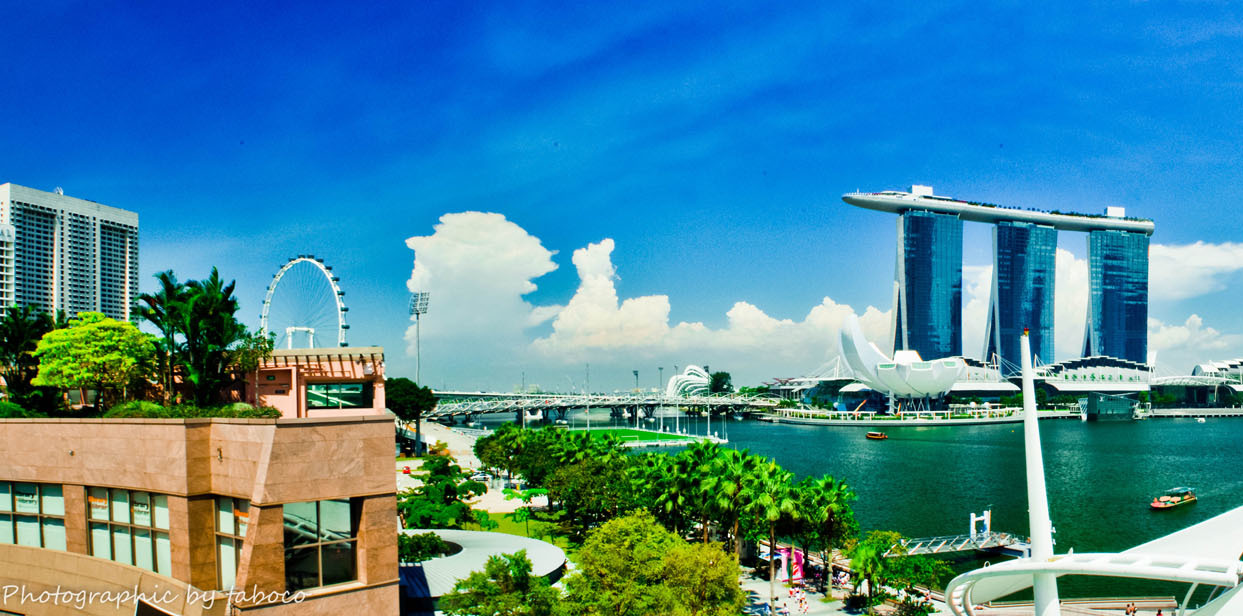
#> input picture HW1/1.jpg, 1243 x 616 px, given in place of 1.png, which was not available
$ python HW2.py
#> lines starting #> are read from the running program, lines starting #| are printed output that depends on the picture; pictures that were not available may be replaced by others from this repository, and a replacement may not be noted
import cv2
import numpy as np
import matplotlib.pyplot as plt
img = cv2.imread('1.png',0)
#> img: shape (616, 1243); min 0, max 255, mean 117.9
height = img.shape[0]
#> height = 616
weight = img.shape[1]
#> weight = 1243
dSobel = np.zeros((height,weight))
reg_res = np.zeros((height,weight))
conv_res = np.zeros((height,weight))
Gx = np.zeros(img.shape)
Gy = np.zeros(img.shape)
#====================Sobel==================================#
for i in range(height-1):
    for j in range(weight-1):
        Gx[i,j]=abs((img[i+1,j-1]+2*img[i+1,j]+img[i+1,j+1])-(img[i-1,j-1]+2*img[i-1,j]+img[i-1,j+1]))
        Gy[i,j]=abs((img[i-1,j-1]+2*img[i,j-1]+img[i+1,j-1])-(img[i-1,j+1]+2*img[i,j+1]+img[i+1,j+1]))
for i in range(height-1):
    for j in range(weight-1):
        if Gx[i,j]>255:
            Gx[i,j]=255
        elif Gx[i,j]<0:
            Gx[i,j]=0
        else:
            Gx[i,j]=Gx[i,j]
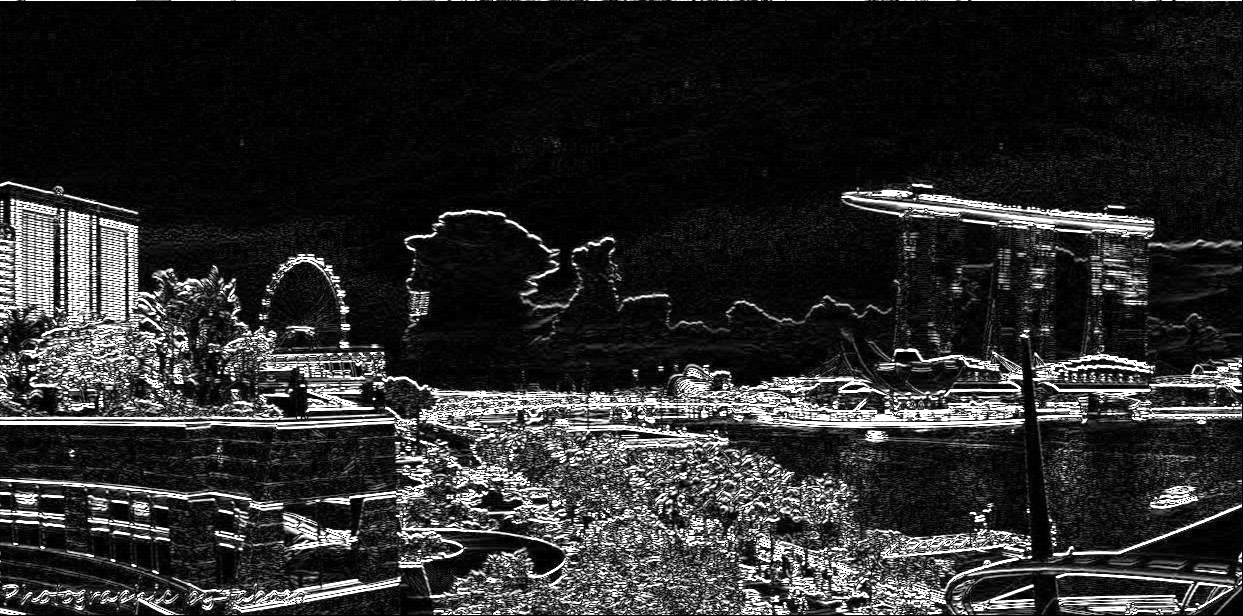
#> Gx: shape (616, 1243) float64; min 0, max 255, mean 43
for i in range(height-1):
    for j in range(weight-1):
        if Gy[i,j]>255:
            Gy[i,j]=255
        elif Gy[i,j]<0:
            Gy[i,j]=0
        else:
            Gy[i,j]=Gy[i,j]
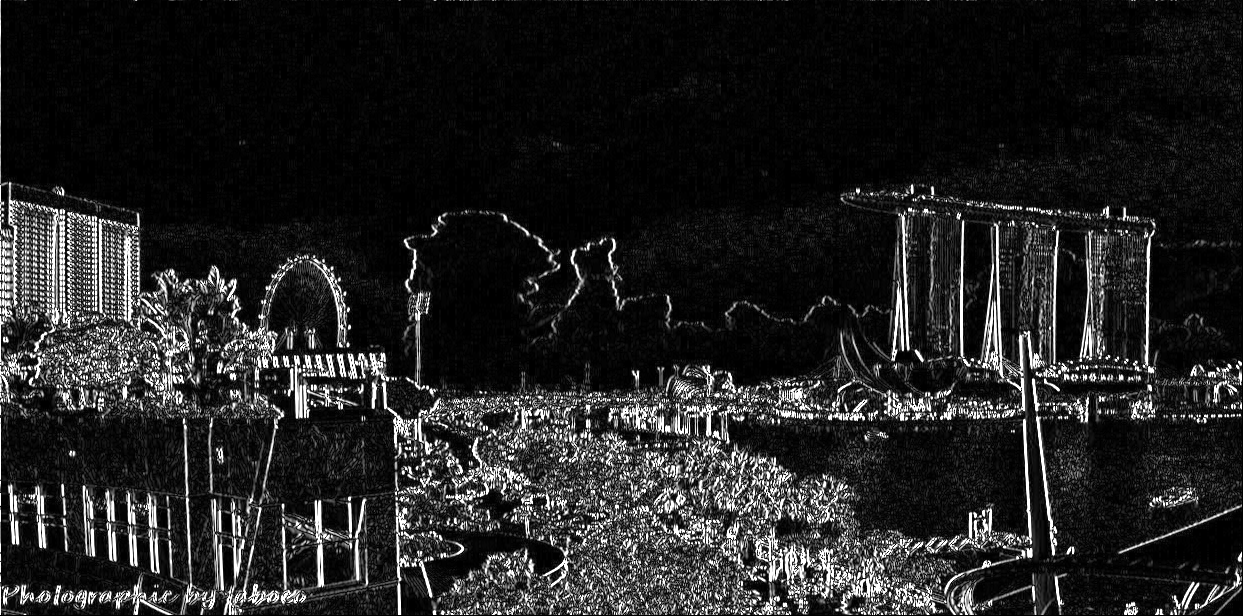
#> Gy: shape (616, 1243) float64; min 0, max 255, mean 34.8
for i in range(height-1):
    for j in range(weight-1):
        dSobel[i,j]=Gx[i,j]+Gy[i,j]
        if dSobel[i,j]>255:
            dSobel[i,j]=255
        elif dSobel[i,j]<0:
            dSobel[i,j]=0
        else:
            dSobel[i,j]=dSobel[i,j]
#====================模糊===================================#
a=1/9
for i in range(height-1):
    for j in range(weight-1):
        dSobel[i,j]=a*dSobel[i-1,j-1]+a*dSobel[i,j-1]+a*dSobel[i+1,j-1]+a*dSobel[i-1,j]+a*dSobel[i,j]+a*dSobel[i+1,j]+a*dSobel[i-1,j+1]+a*dSobel[i,j+1]+a*dSobel[i+1,j+1]
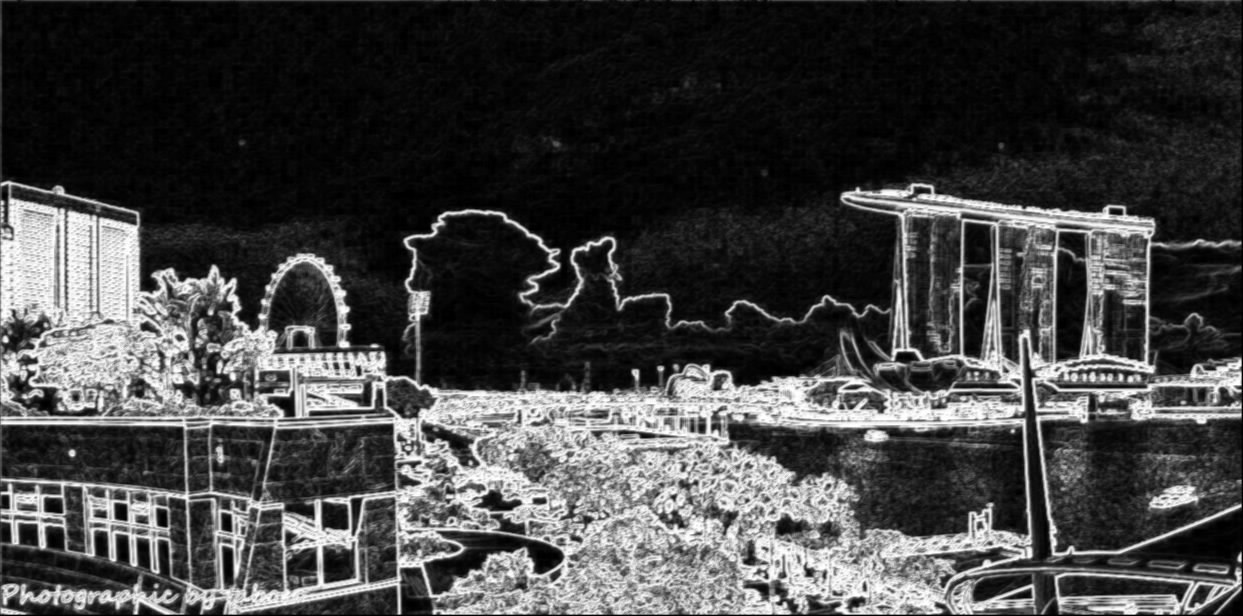
#> dSobel: shape (616, 1243) float64; min 0, max 254.8, mean 67.4
#====================正規[0,1]================================#
reg_res=dSobel/255
#print(dSobel)
#=========================二階微分============================#
b=(-1)
for i in range(1,height-1):
    for j in range(1,weight-1):
        conv_res[i,j]=b*img[i-1,j-1]+b*img[i,j-1]+b*img[i+1,j-1]+b*img[i-1,j]+8*img[i,j]+b*img[i+1,j]+b*img[i-1,j+1]+b*img[i,j+1]+b*img[i+1,j+1]
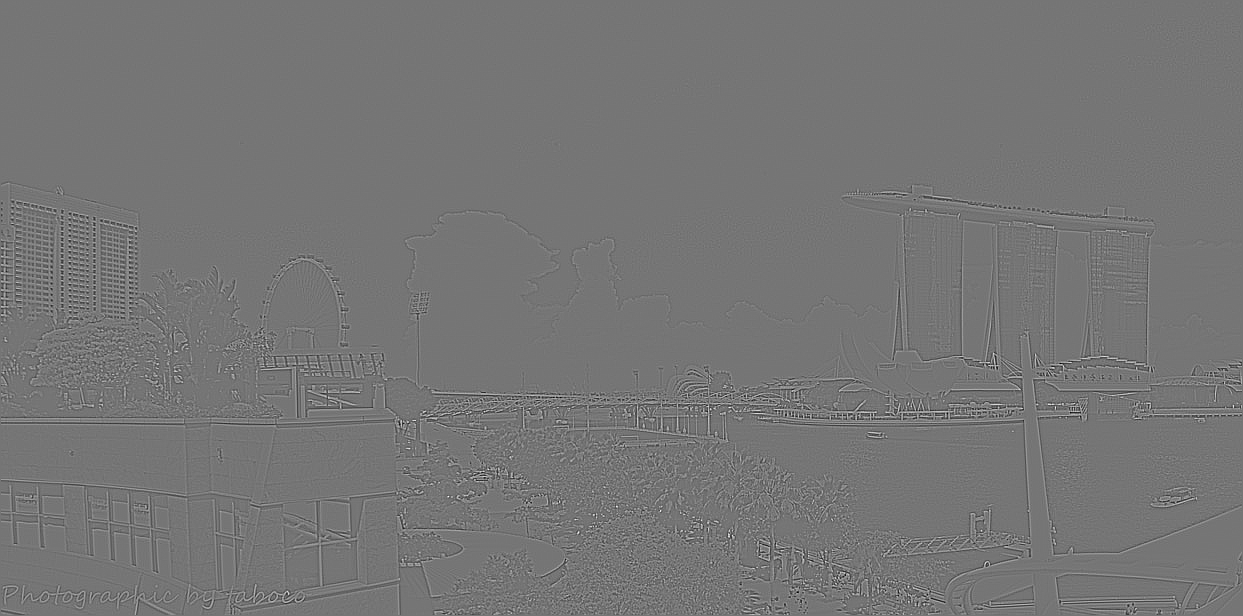
#> conv_res: shape (616, 1243) float64; min -1015, max 1183, mean 0; drawn with min black and max white
for i in range(height-1):
    for j in range(weight-1):
        if conv_res[i,j]>255:
            conv_res[i,j]=255
        elif conv_res[i,j]<0:
            conv_res[i,j]=0
        else:
            conv_res[i,j]=conv_res[i,j]
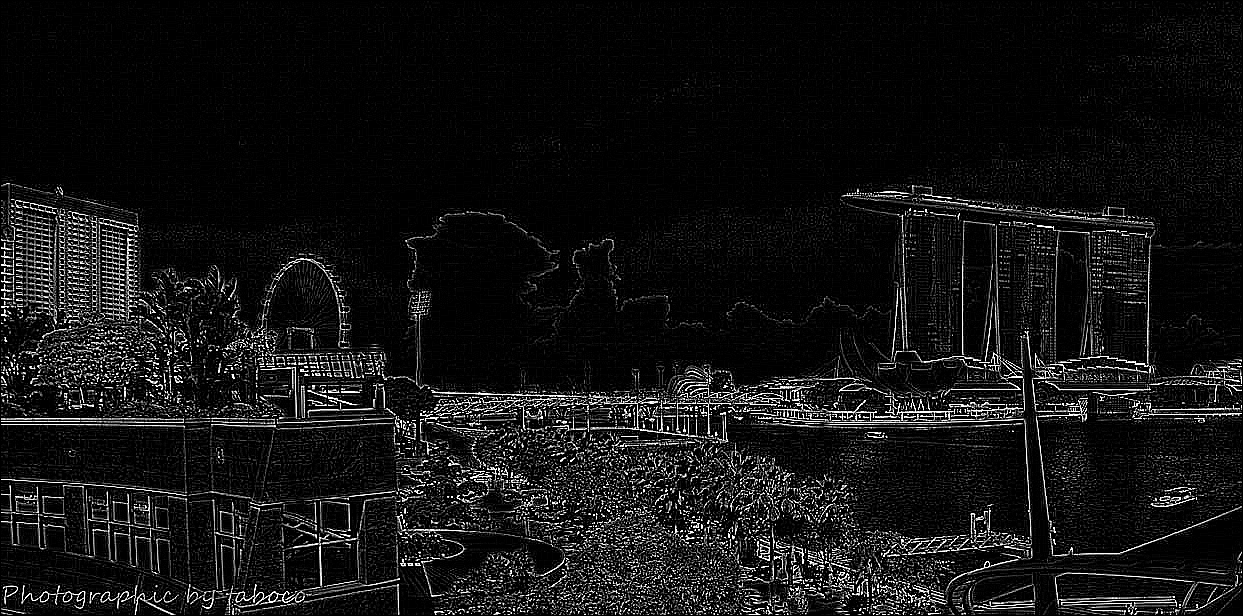
#> conv_res: shape (616, 1243) float64; min 0, max 255, mean 19.9

#===============combine=======================================#
fin=conv_res*reg_res+img
for i in range(height-1):
    for j in range(weight-1):
        if fin[i,j]>255:
            fin[i,j]=255
        elif fin[i,j]<0:
            fin[i,j]=0
        else:
            fin[i,j]=fin[i,j]
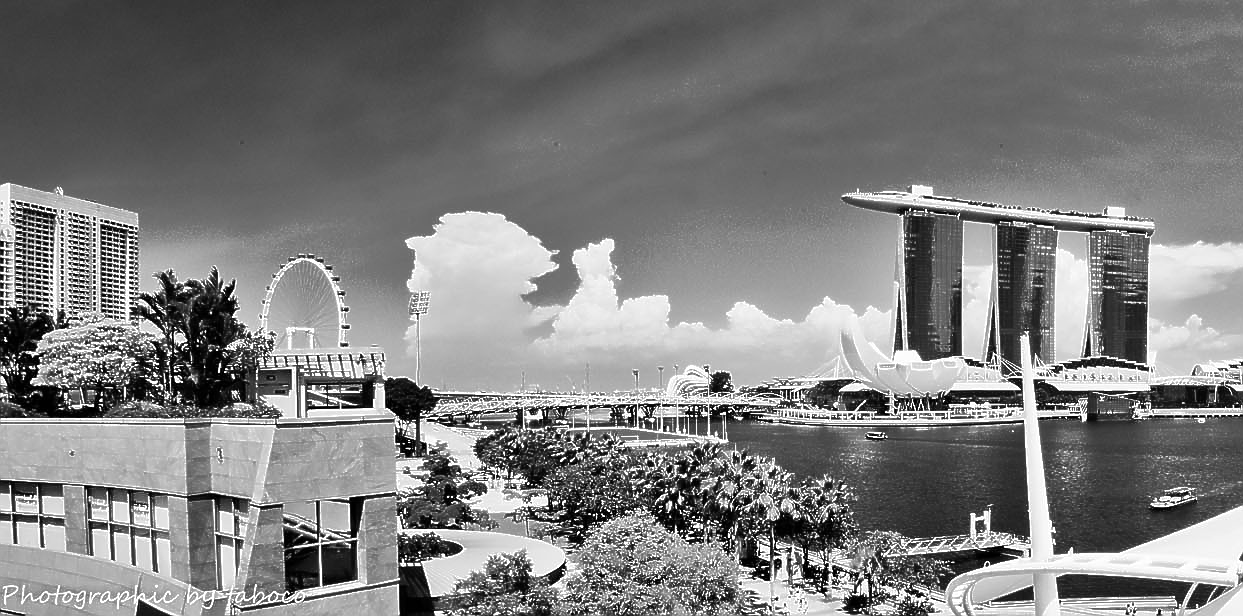
#> fin: shape (616, 1243) float64; min 0, max 255, mean 125.8
#print(fin)
plt.subplot(2,2,1)
plt.imshow(img,'gray'),plt.title('img')
plt.subplot(2,2,2)
plt.imshow(dSobel,'gray'),plt.title('Sobel')
plt.subplot(2,2,3)
plt.imshow(conv_res,'gray'),plt.title('2Diff')
plt.subplot(2,2,4)
plt.imshow(fin,'gray'),plt.title('Final')
plt.figure()
plt.subplot(1,2,1)
plt.imshow(img,'gray'),plt.title('img')
plt.subplot(1,2,2)
plt.imshow(fin,'gray'),plt.title('Final')

$ run again, with HW1/2.jpg copied over HW1/1.jpg
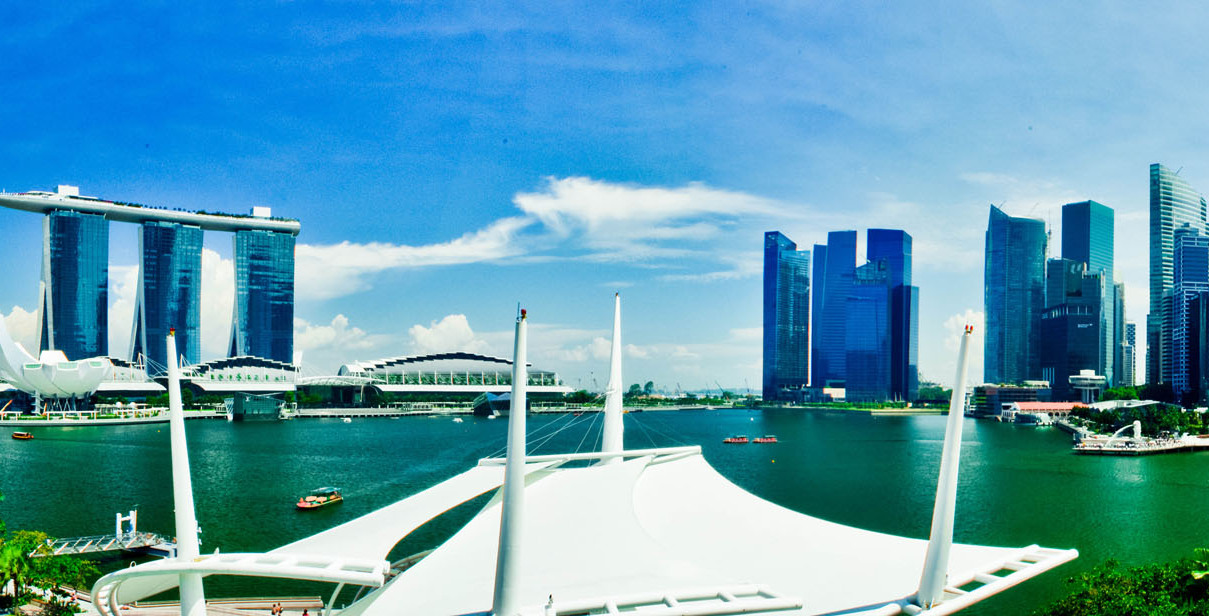
#> input picture HW1/2.jpg, 1209 x 616 px, given in place of 1.png, which was not available
#> after the loop `for i in range(height-1):`:
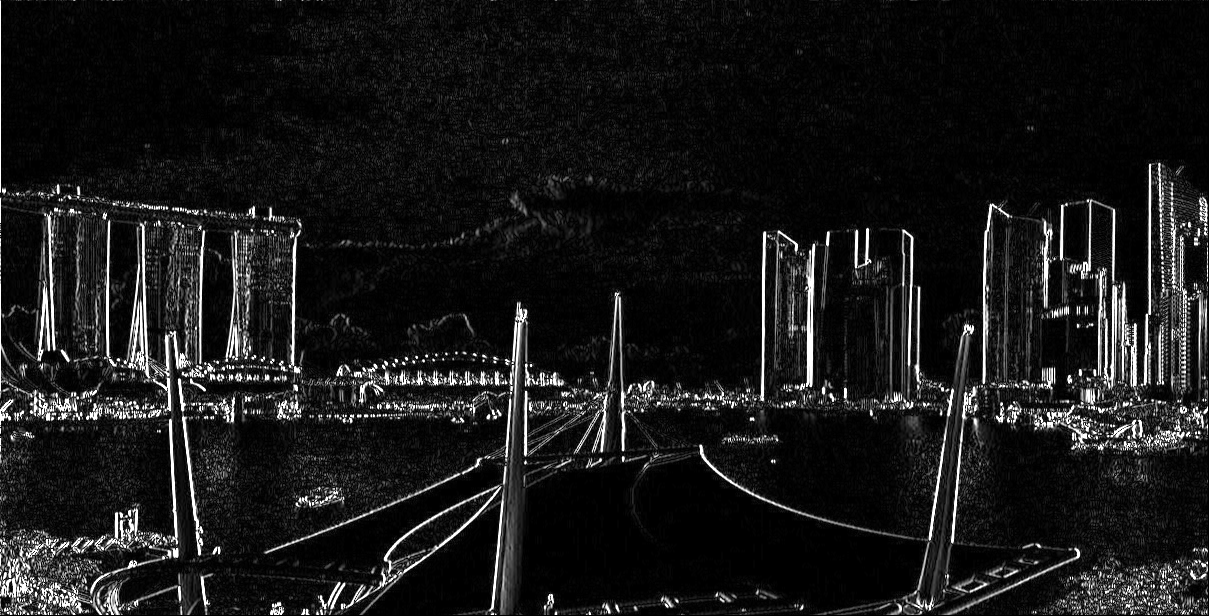
#> Gy: shape (616, 1209) float64; min 0, max 255, mean 24.6
#> after the loop `for i in range(height-1):`:
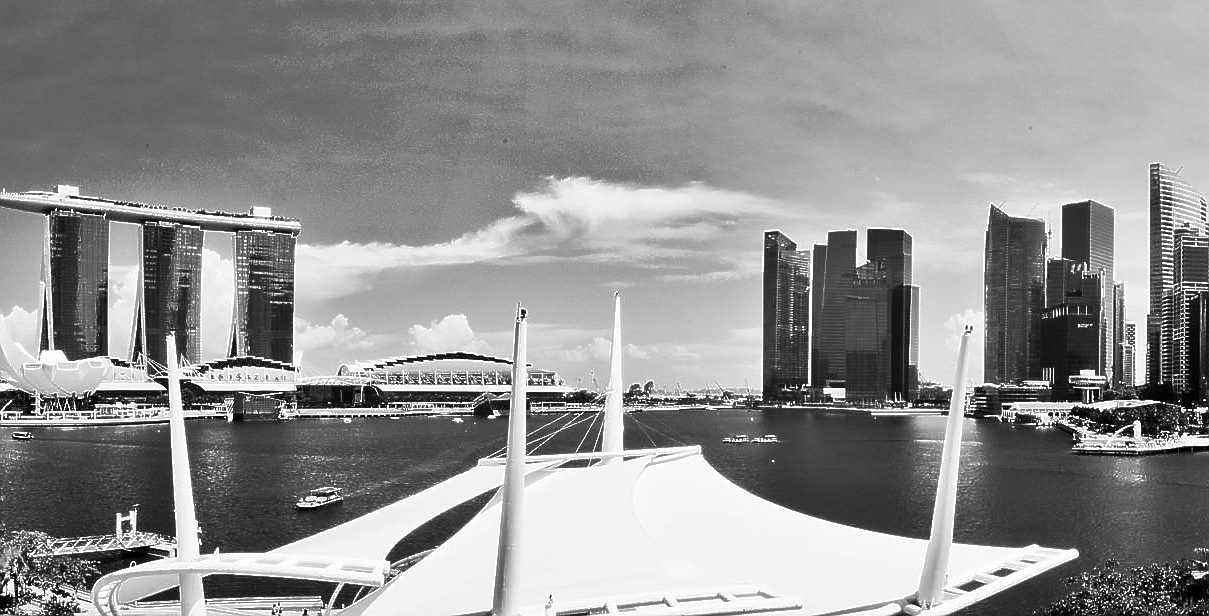
#> fin: shape (616, 1209) float64; min 0, max 255, mean 145.4

$ run again, with HW1/3.jpg copied over HW1/1.jpg
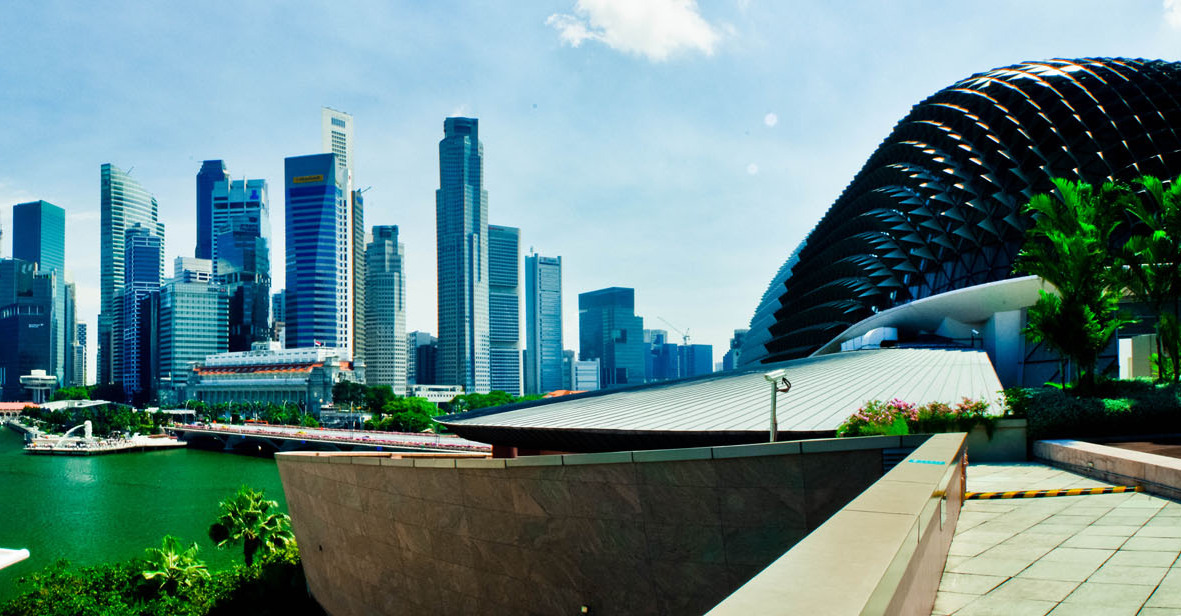
#> input picture HW1/3.jpg, 1181 x 616 px, given in place of 1.png, which was not available
#> after the loop `for i in range(height-1):`:
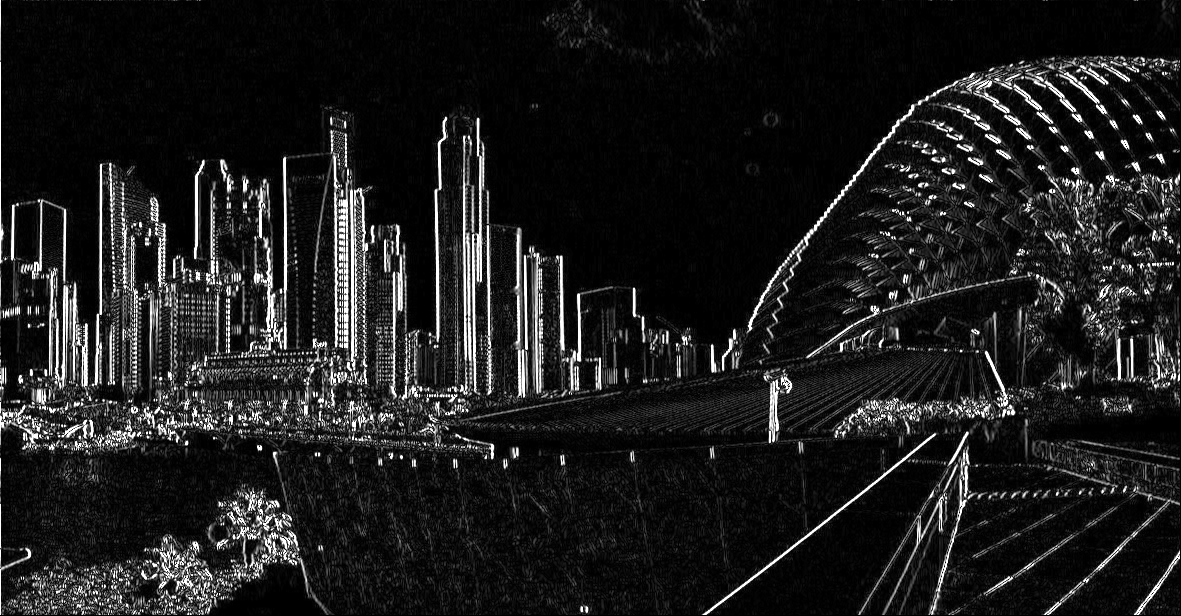
#> Gy: shape (616, 1181) float64; min 0, max 255, mean 29.1
#> after the loop `for i in range(height-1):`:
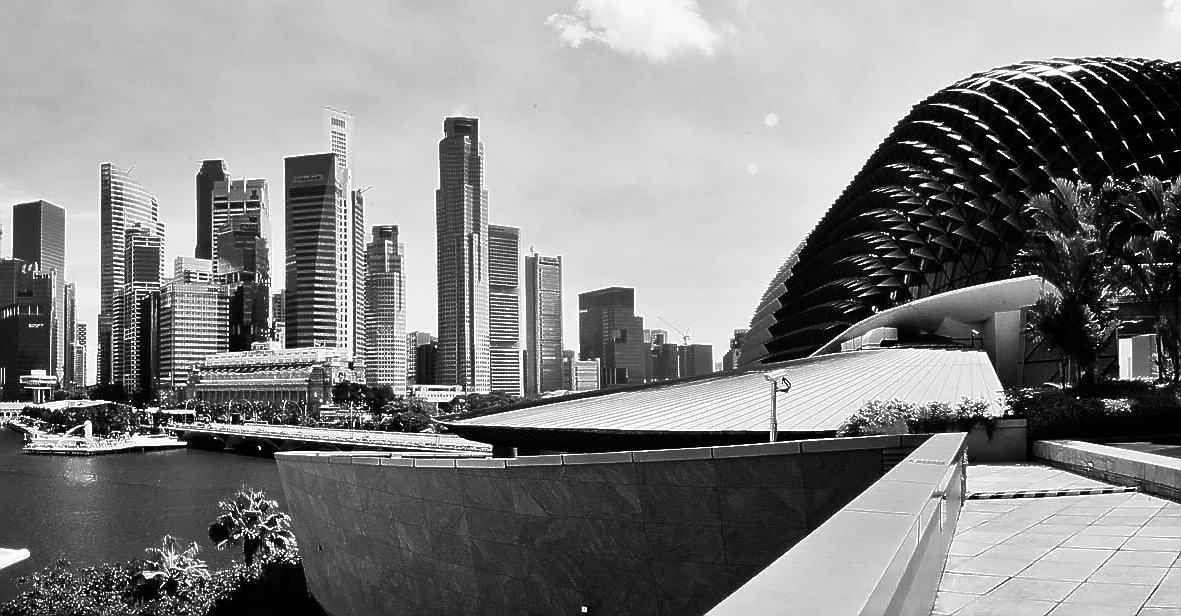
#> fin: shape (616, 1181) float64; min 0, max 255, mean 131.7
